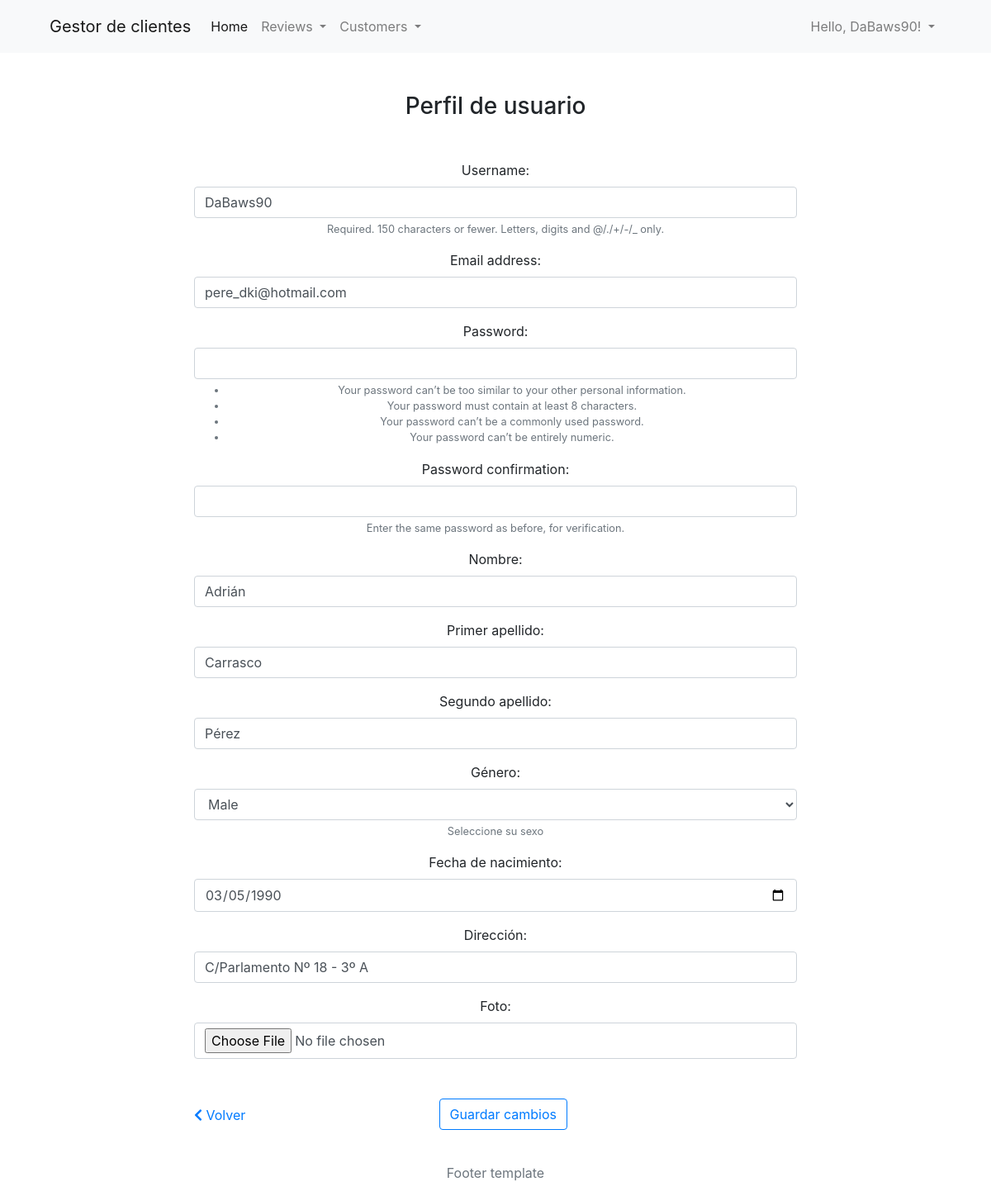
The page /accounts/profile/ (signed in) on the database as committed earlier.
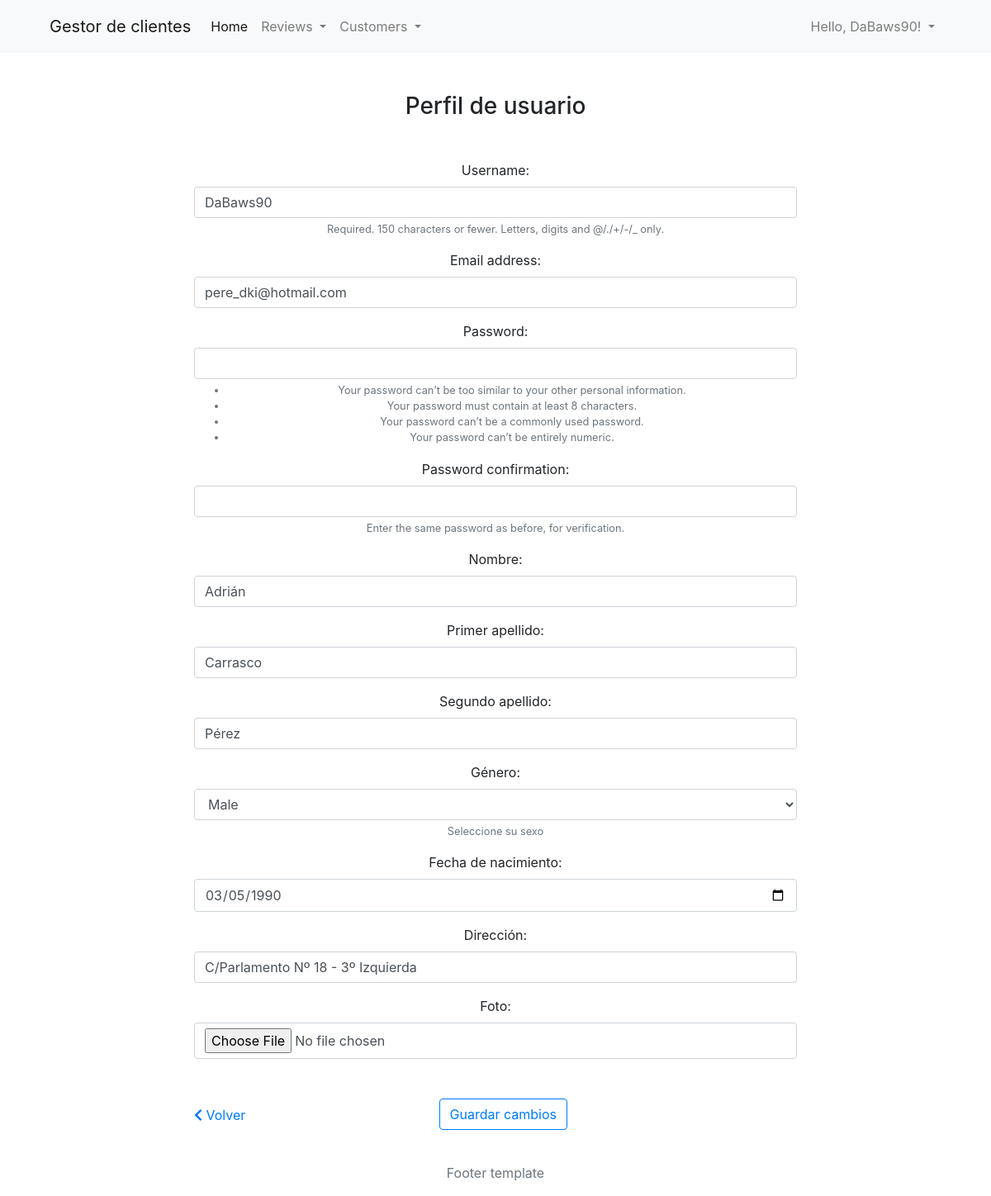
The same page on the database as committed later.
### gestion_clientes/models.py (models this page shows, shortened)
class Customer(models.Model):
    user = models.OneToOneField(User, verbose_name = "Usuario", on_delete = models.CASCADE)
    MALE = "M"
    FEMALE = "F"
    GENDER_OPTS = (
        (MALE, 'Male'),
        (FEMALE, 'Female'),
    )
    name = models.CharField(max_length = 30, verbose_name = "Nombre")
    middlename = models.CharField(max_length = 40, verbose_name = "Primer apellido")
    lastname = models.CharField(max_length = 40, verbose_name = "Segundo apellido")
    gender = models.CharField(max_length = 1, choices = GENDER_OPTS, default = MALE, verbose_name = "Género", help_text = "Seleccione su sexo")
    birthday = models.DateField(verbose_name = "Fecha de nacimiento", null = True, blank = True)
    address = models.CharField(max_length = 80, verbose_name = "Dirección")
    image = models.ImageField(null = True, blank = True, verbose_name= "Foto", upload_to = "images/")
    registered = models.DateTimeField(auto_now_add = True, verbose_name= "Fecha de registro")
    updated = models.DateTimeField(auto_now= True, verbose_name = "Fecha de edición")
    slug = models.SlugField()
    class Meta:
        verbose_name = "Cliente"
        verbose_name_plural = "Clientes"
        ordering = ("name", "birthday", "registered", "updated", 'gender')

### registration/views.py (the view)
# urls.py: path('profile/', views.profile_update, name = "profile"),
@transaction.atomic
def profile_update(request):
    if request.user.is_staff:
        return redirect('/admin/')
    if request.method == 'POST':
        customer_form = CustomerForm(request.POST, request.FILES, instance=request.user.customer)
        user_form = UserUpdateForm(request.POST, instance=request.user)
        if customer_form.is_valid() and user_form.is_valid():
            user_form.save()
            return redirect(reverse('profile') + '?updated')
    else:
        user_form = UserUpdateForm(instance=request.user)
        customer_form = CustomerForm(instance=request.user.customer)
    return render(request, 'registration/profile_update.html', {'customer_form': customer_form, 'user_form':user_form})

### gestion_clientes/forms.py (shortened to what this page needs)
class CustomerForm(forms.ModelForm):
    class Meta:
        model = Customer
        exclude = ['slug', 'products', 'user']
        widgets = { # Usamos el widget personalizado con uno de los formatos permitidos
            'birthday': DateInput(
                format='%Y-%m-%d'
            ),
        }

class UserUpdateForm(UserCreationForm):
    class Meta:
        model = User
        fields = ('username', 'email')
        error_messages = {
            'username': {
                'unique': ('El nombre de usuario debe ser único'),
                'max_length': ('Demasiado largo. Máximo de carácteres: 150'),
            },
        }
        help_text = {
            'username': ('Obligatorio. 150 carácteres o menos. Letras, números y @/./+/-/_ permitidos.'),
        }

### registration/templates/registration/profile_update.html (shortened to what this page needs)
{% extends 'base/base.html' %}
{% load widget_tweaks %}
{% block content %}
<div class="container">
    <div class="row">
        <div class="col-md-8 offset-md-2">
            <div class="text-center mt-5">
                <h3 class="mt-3 mb-5">Perfil de usuario</h3>
                <form action="" method="POST" enctype="multipart/form-data">
                    {% for field in user_form.visible_fields %}
                        <div class="form-group">
                        {{ field.label_tag }}
                        {% if user_form.is_bound %}
                            {% if field.errors %}
                            {% render_field field class="form-control is-invalid" %}
                            {% for error in field.errors %}
                                <div class="invalid-feedback">
                                {{ error }}
                                </div>
                            {% endfor %}
                            {% else %}
                            {% render_field field class="form-control is-valid" %}
                            {% endif %}
                        {% else %}
                            {% render_field field class="form-control" %}
                        {% endif %}
                        {% if field.help_text %}
                            <small class="form-text text-muted">{{ field.help_text|safe }}</small>
                        {% endif %}
                        </div>
                    {% endfor %}
                    {% for field in customer_form.visible_fields %}
                        <div class="form-group">
                        {{ field.label_tag }}
                        {% if customer_form.is_bound %}
                            {% if field.errors %}
                            {% render_field field class="form-control is-invalid" %}
                            {% for error in field.errors %}
                                <div class="invalid-feedback">
                                {{ error }}
                                </div>
                            {% endfor %}
                            {% else %}
                            {% render_field field class="form-control is-valid" %}
                            {% endif %}
                        {% else %}
                            {% render_field field class="form-control" %}
                        {% endif %}
                        {% if field.help_text %}
                            <small class="form-text text-muted">{{ field.help_text|safe }}</small>
                        {% endif %}
                        </div>
                    {% endfor %}
                    <div class="form-group row mb-3 mt-5">
                        <div class="col-md-12 text-center">
                            <a class="float-left pt-2" href={% url 'home' %}><i class="fas fa-chevron-left"></i> Volver</a>
                            <button style="position: relative; left: -3%;" type="submit" class="btn btn-outline-primary">
                                Guardar cambios
                            </button>
                        </div>
                    </div>
                </form>
            </div>
        </div>
    </div>
</div>
{% endblock content %}

Rows that differ between the two databases and show on the page:
changed Customer "Adrián": address "C/Parlamento Nº 18 - 3º A" → "C/Parlamento Nº 18 - 3º Izquierda"
